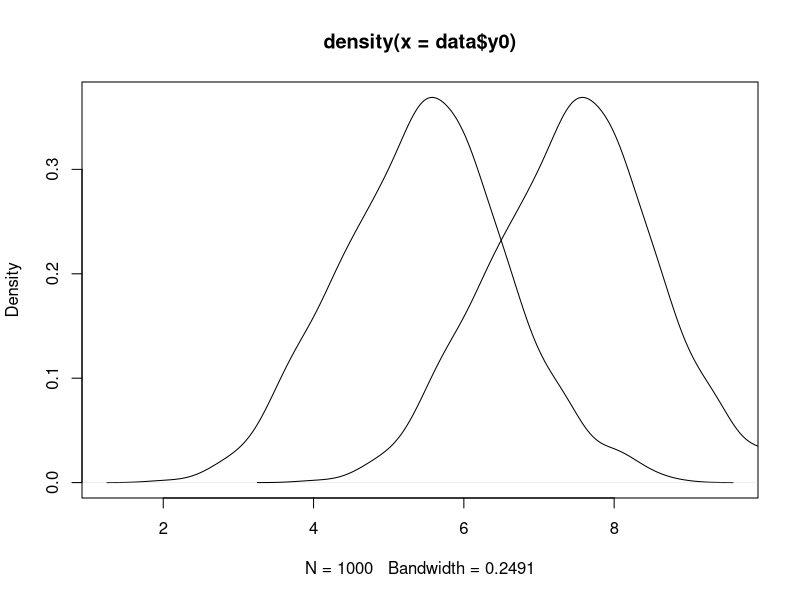
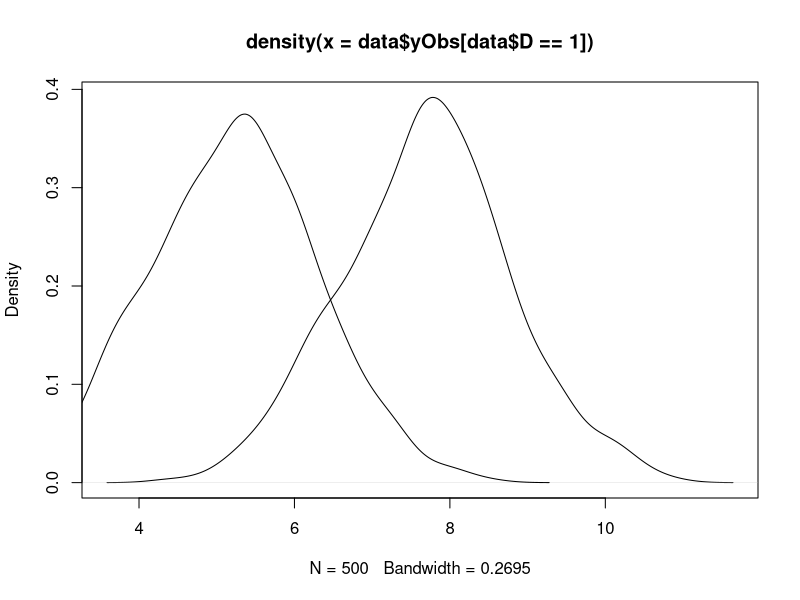

These figures' R source, in order:
library(tidyverse)
set.seed(2803)

# 1

data <- as.data.frame(rbinom(1000, 1, 0.5))

# 2

data <- data %>%
  rename(gender = `rbinom(1000, 1, 0.5)`) %>%
  mutate(y0 = rnorm(1000, mean=5, sd=1))

# 3

data <- data %>%
mutate(y0 = ifelse(gender == 1, (y0 + 1), y0))

# 4 

data <- data %>%
mutate(c = 2,
       y1 = y0 + c)


# 5 

plot(density(data$y0))
lines(density(data$y1))

# 6

data <- data %>%
  mutate(latent = 0.5*gender + runif(1000, min = 0, max = 1),
         D = ifelse(latent > 0.75, 1, 0))

# 7

chisq.test(data$gender, data$D)

# 8 

mean(data$y1 - data$y0)

# 9

data <- data %>%
  mutate(yObs = ifelse(D == 1, y1, y0))

# 10

reg1 <- lm(yObs ~ D, data = data)
summary(reg1)

# 11

data2 <- as.data.frame(rbinom(1000, 1, 0.5)) %>%
  rename(gender = `rbinom(1000, 1, 0.5)`) %>%
  mutate(y0 = rnorm(1000, mean=5, sd=1)) %>%
  mutate(y0 = ifelse(gender == 1, (y0 + 1), y0)) %>%
  mutate(c = 0,
         y1 = y0 + c) %>%
  mutate(latent = 0.5*gender + runif(1000, min = 0, max = 1),
         D = ifelse(latent > 0.75, 1, 0)) %>%
  mutate(yObs = ifelse(D == 1, y1, y0))

reg2 <- lm(yObs ~ D, data = data2)
summary(reg2)

# 12
plot(density(data$yObs[data$D == 1]))
lines(density(data$yObs[data$D == 0]))

# 13

data3 <- as.data.frame(rbinom(1000000, 1, 0.5)) 

names(data3) <- c("gender")

data3 <- data3 %>%
  mutate(y0 = rnorm(1000000, mean=5, sd=1)) %>%
  mutate(y0 = ifelse(gender == 1, (y0 + 1), y0)) %>%
  mutate(c = 0,
         y1 = y0 + c) %>%
  mutate(latent = 0.5*gender + runif(1000000, min = 0, max = 1),
         D = ifelse(latent > 0.75, 1, 0)) %>%
  mutate(yObs = ifelse(D == 1, y1, y0))

reg3 <- lm(yObs ~ D, data = data3)
summary(reg3)

# 14

reg4 <- lm(yObs ~ D + gender, data = data3)
summary(reg4)
